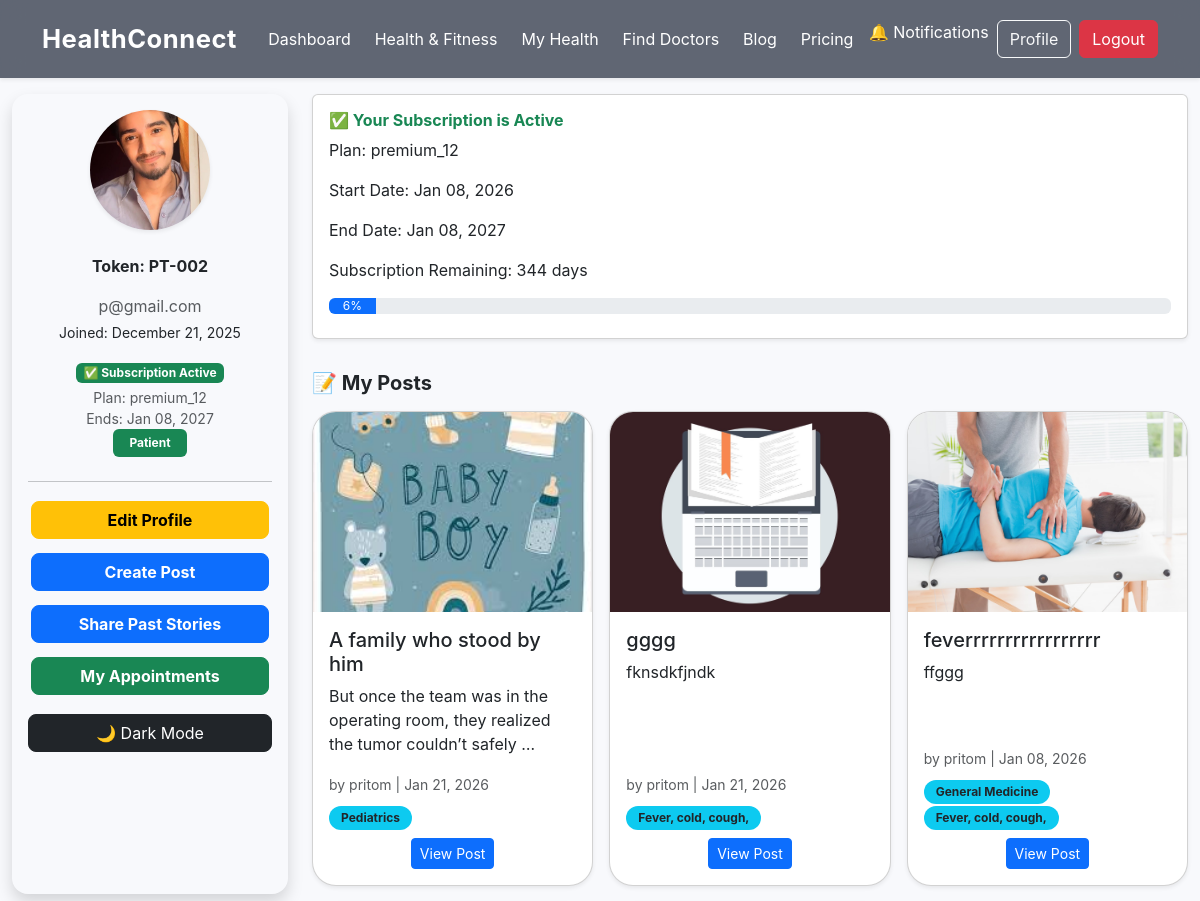
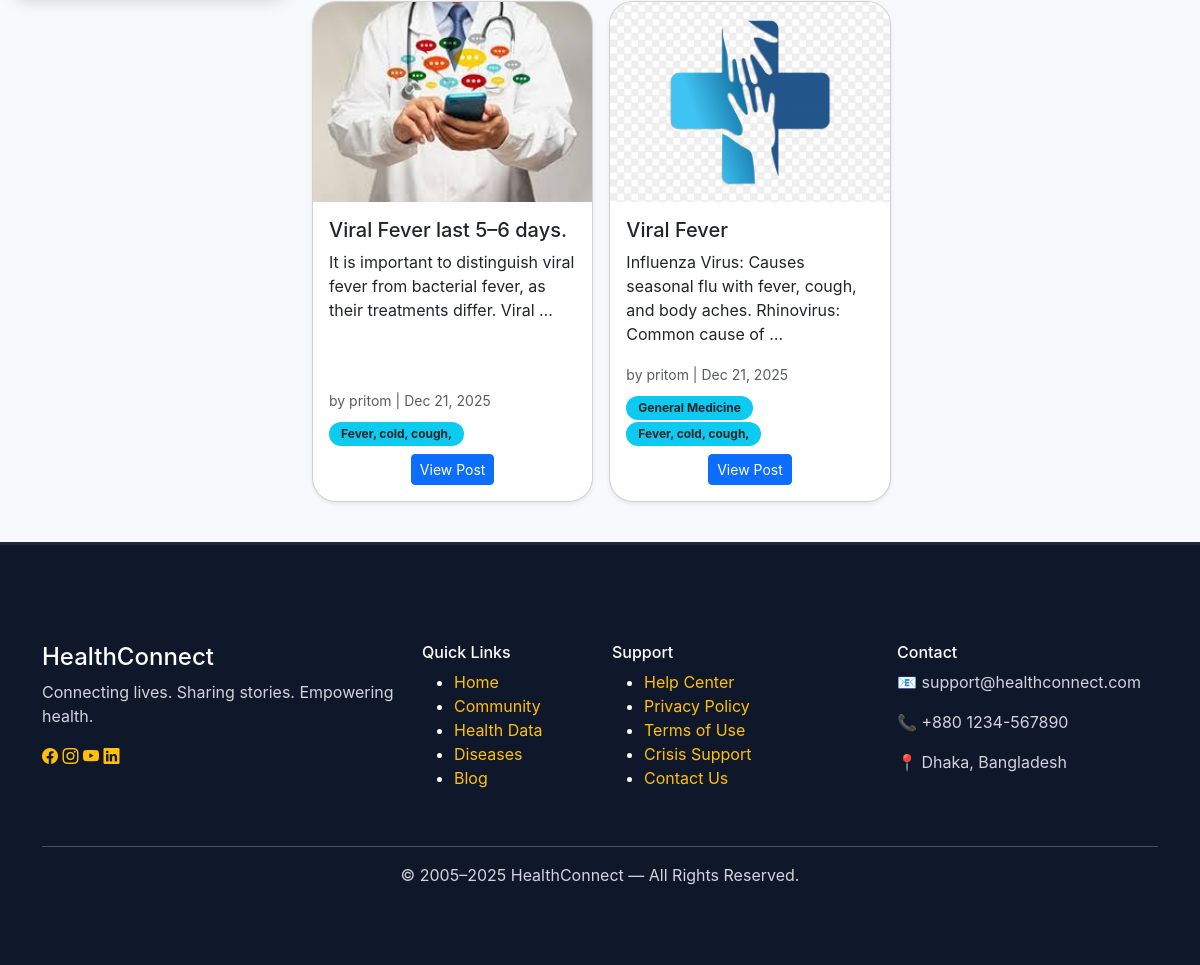
The app's page /accounts/profile/ (signed in) with its own data (2 pictures, top to bottom).
### accounts/models.py (models this page shows, shortened)
class CustomUser(AbstractUser):
    role = models.CharField(
        max_length=20,
        choices=ROLE_CHOICES,
        default="patient"
    )
    first_name = models.CharField(max_length=30, blank=False, null=False)
    last_name = models.CharField(max_length=30, blank=False, null=False)
    degrees = models.CharField(max_length=255, blank=True, null=True)  # e.g. MBBS, FCPS, MD
    position = models.CharField(max_length=100, blank=True, null=True)  # e.g. Professor & Head
    doctor_license = models.CharField(
        max_length=50,
        blank=True,
        null=True
    )
    specialization = models.ManyToManyField(
        "Specialization",
        blank=True,
        help_text="Only for doctors"
    )
    hospital_name = models.CharField(
        max_length=150,
        blank=True,
        null=True
    )
    email = models.EmailField(unique=True)
    about_me = models.TextField(blank=True, null=True)
    phone_number = models.CharField(max_length=20, blank=True, null=True)
    profile_pic = models.ImageField(
        upload_to="profiles/",
        blank=True,
        null=True,
        default="images/doctor.jpg"
    )
    token_id = models.CharField(
        max_length=12,   # Adjust for future growth
        unique=True,
        blank=True,
        editable=False
    )

### subscriptions/models.py (models this page shows, shortened)
class UserSubscription(models.Model):
    user = models.OneToOneField(User, on_delete=models.CASCADE)
    plan = models.ForeignKey(SubscriptionPlan, on_delete=models.SET_NULL, null=True)
    start_date = models.DateTimeField(default=timezone.now)
    end_date = models.DateTimeField(default=timezone.now)
    is_active = models.BooleanField(default=False)

class SubscriptionPlan(models.Model):
    PLAN_CHOICES = (
        ("premium_6", "Premium 6 Months"),
        ("premium_12", "Premium 12 Months"),
    )
    name = models.CharField(max_length=20, choices=PLAN_CHOICES, unique=True)
    price = models.DecimalField(max_digits=8, decimal_places=2)
    duration_months = models.PositiveIntegerField()

### blog/models.py (models this page shows, shortened)
class BlogPost(models.Model):
    author = models.ForeignKey(
        settings.AUTH_USER_MODEL,
        on_delete=models.CASCADE,
        related_name="posts"
    )
    title = models.CharField(max_length=200)
    content = RichTextField(blank=True, null=True)
    description = models.TextField(blank=True, null=True)
    photo = models.ImageField(upload_to="blog_photos/", blank=True, null=True)
    category = models.ManyToManyField(Category)
    urgency_level = models.CharField(
        max_length=10,
        choices=URGENCY_CHOICES,
        default='medium'
    )
    created_at = models.DateTimeField(auto_now_add=True)

### category/models.py (models this page shows, shortened)
class Category(models.Model):
    name = models.CharField(max_length=100, unique=True)
    slug = models.SlugField(unique=True, blank=True)  # blank=True important

### accounts/views.py (the view, shortened to what this page needs)
# urls.py: path("profile/", views.profile_view, name="profile"),
@login_required
def profile_view(request):
    user = request.user
    recent_posts = user.posts.all().order_by('-created_at')[:5]
    recent_comments = Comment.objects.filter(user=user).order_by('-created_at')[:5]
    subscription = UserSubscription.objects.filter(user=user).first()  # fetch even inactive
    remaining_days = None
    progress_percent = None
    now = timezone.now()
    if subscription:
        total_seconds = (subscription.end_date - subscription.start_date).total_seconds()
        remaining_seconds = (subscription.end_date - now).total_seconds()
        remaining_days = max(0, (subscription.end_date - now).days)
        if total_seconds > 0:
            progress_percent = max(0, min(100, 100 - (remaining_seconds / total_seconds) * 100))
        if remaining_days == 0 and subscription.is_active:
            subscription.is_active = False
            subscription.save()
    context = {
        'user': user,
        'recent_posts': recent_posts,
        'recent_comments': recent_comments,
        'subscription': subscription if subscription and subscription.is_active else None,
        'remaining_days': remaining_days,
        'progress_percent': progress_percent,
    }
    return render(request, "accounts/profile.html", context)

### blog/context_processors.py (called while the page is built)
def unread_notifications(request):
    if request.user.is_authenticated:
        return {
            "unread_count": request.user.notifications.filter(is_read=False).count()
        }
    return {"unread_count": 0}

### accounts/templates/accounts/profile.html (shortened to what this page needs)
{% extends "base.html" %}
{% load static %}
{% block content %}
<div class="container-fluid py-3">
  <div class="row g-4">
<div class="col-lg-3 col-md-4">
  <div class="sidebar dash-card shadow p-3 text-center">
    <img src="{% if user.profile_pic %}{{ user.profile_pic.url }}{% else %}{% static 'images/avatar.png' %}{% endif %}"
         class="rounded-circle shadow-sm mb-3" width="120" height="120" style="object-fit: cover;">
    <p><strong>Token: {{ user.token_id }}</strong></p>
    <p class="text-muted mb-1">{{ user.email }}</p>
    <p class="small">Joined: {{ user.date_joined|date:"F j, Y" }}</p>
        {% if subscription %}
          <p class="mt-2 mb-1">
            <span class="badge bg-success fw-bold">
              ✅ Subscription Active
            </span>
          </p>
          <small class="text-muted d-block">
            Plan: {{ subscription.plan.name }}<br>
            Ends: {{ subscription.end_date|date:"M d, Y" }}
          </small>
        {% else %}
          <p class="mt-2 mb-1">
            <span class="badge bg-secondary fw-bold">
              ❌ No Active Subscription
            </span>
          </p>
        {% endif %}
    {% if user.role == "doctor" %}
        <span class="badge bg-primary px-3 py-2 mb-2">Doctor</span>
        <p class="small text-primary">
          <strong>Specialization:</strong>
          {% for spec in user.specialization.all %}
              {{ spec.name }}{% if not forloop.last %}, {% endif %}
          {% empty %}
              <span class="text-muted">Not set</span>
          {% endfor %}
        </p>
        <hr>
        <h6 class="fw-bold text-start">Practice Locations</h6>
        {% for loc in user.doctor_locations.all %}
          <div class="card p-2 mb-2 text-start">
            <strong>{{ loc.name }}</strong><br>
            <small>📍 {{ loc.address }}</small><br>
            <small>🗓 {{ loc.days }}</small><br>
            <small>⏰ {{ loc.start_time }} - {{ loc.end_time }}</small><br>
            <span class="badge bg-info mt-1">
              {{ loc.get_appointment_type_display }}
            </span>
          </div>
        {% empty %}
          <p class="text-muted small text-start">
            No practice locations added.
          </p>
        {% endfor %}
        <a href="{% url 'add_location' %}"
           class="btn btn-outline-primary btn-sm w-100 mt-2">
          ➕ Add Location
        </a>
    {% elif user.role == "analyst" %}
        <span class="badge bg-secondary px-3 py-2 mb-2">Data Analyst</span>
    {% else %}
        <span class="badge bg-success px-3 py-2 mb-2">Patient</span>
    {% endif %}
    <hr>
<div class="d-grid gap-2">
  <a href="{% url 'edit_profile' %}" class="btn btn-warning fw-bold rounded-3 quick-btn">
    Edit Profile
  </a>
  <a href="{% url 'blog_create' %}" class="btn btn-primary fw-bold rounded-3 quick-btn">
    Create Post
  </a>
  <a href="{% url 'add_health_history' %}" class="btn btn-primary fw-bold rounded-3 quick-btn">
    Share Past Stories
  </a>
{% if user.role == 'doctor' %}
  <a href="{% url 'wellness_create' %}"
     class="btn btn-success fw-bold rounded-3 quick-btn">
    Create Health & Fitness
  </a>
  <a href="{% url 'doctor_my_appointment' %}"
     class="btn btn-success fw-bold rounded-3 quick-btn">
    Appointment List
  </a>
{% elif user.role == 'patient' %}
  <a href="{% url 'my_appointments' %}"
     class="btn btn-success fw-bold rounded-3 quick-btn">
    My Appointments
  </a>
{% elif user.role == 'analyst' %}
  <a href="{}"
     class="btn btn-success fw-bold rounded-3 quick-btn">
    Appointment Overview
  </a>
{% endif %}
</div>
    <button id="toggleMode" class="btn btn-dark mt-3 rounded-3 w-100">
      🌙 Dark Mode
    </button>
  </div>
</div>
    <div class="col-lg-9 col-md-8">
      <div class="row mb-4">
        <div class="col-md-12">
          <div class="card shadow-sm p-3">
            {% if subscription %}
              <h6 class="fw-bold text-success">✅ Your Subscription is Active</h6>
              <p>Plan: {{ subscription.plan.name }}</p>
              <p>Start Date: {{ subscription.start_date|date:"M d, Y" }}</p>
              <p>End Date: {{ subscription.end_date|date:"M d, Y" }}</p>
              <p>Subscription Remaining: {{ remaining_days }} days</p>
              <div class="progress mb-2">
                <div class="progress-bar" role="progressbar"
                     style="width: {{ progress_percent }}%;"
                     aria-valuenow="{{ progress_percent }}" aria-valuemin="0" aria-valuemax="100">
                  {{ progress_percent|floatformat:0 }}%
                </div>
              </div>
            {% else %}
              <h6 class="fw-bold text-secondary">❌ No Active Subscription</h6>
              <p>You currently have no active subscription.</p>
              <a href="{% url 'subscription_plans' %}" class="btn btn-primary btn-sm mt-2">View Plans</a>
            {% endif %}
          </div>
        </div>
      </div>
<h5 class="fw-bold mb-3">📝 My Posts</h5>
<div class="row g-3 mb-4">
  {% for post in recent_posts %}
    <div class="col-md-4">
      <div class="card shadow-sm h-100 blog-card" style="transition: transform 0.3s; cursor: pointer;">
        {% if post.pk %}
          <a href="{% url 'blog_detail' post.pk %}">
            {% if post.photo %}
              <img src="{{ post.photo.url }}" class="card-img-top" alt="{{ post.title }}" style="height:200px; object-fit:cover;">
            {% else %}
              <img src="{% static 'default_post.jpg' %}" class="card-img-top" alt="No Image" style="height:200px; object-fit:cover;">
            {% endif %}
          </a>
        {% else %}
          {% if post.photo %}
            <img src="{{ post.photo.url }}" class="card-img-top" alt="{{ post.title }}" style="height:200px; object-fit:cover;">
          {% else %}
            <img src="{% static 'default_post.jpg' %}" class="card-img-top" alt="No Image" style="height:200px; object-fit:cover;">
          {% endif %}
        {% endif %}
        <div class="card-body d-flex flex-column">
          <h5 class="card-title">
            {% if post.pk %}
              <a href="{% url 'blog_detail' post.pk %}" class="text-dark text-decoration-none">
                {{ post.title|truncatechars:30 }}
              </a>
            {% else %}
              {{ post.title|truncatechars:30 }}
            {% endif %}
          </h5>
          <p class="card-text flex-grow-1">{{ post.description|truncatewords:15 }}</p>
          <div class="mt-auto">
            <small class="text-muted">by {{ post.author.username }} | {{ post.created_at|date:"M d, Y" }}</small>
            {% if post.category.exists %}
              <div class="blog-category mt-2">
                {% for cat in post.category.all %}
                  <span class="badge bg-info text-dark me-1">{{ cat.name }}</span>
                {% endfor %}
              </div>
            {% endif %}
            {% if post.pk %}
              <div class="mt-2 text-center">
                <a href="{% url 'blog_detail' post.pk %}" class="btn btn-sm btn-primary">View Post</a>
              </div>
            {% endif %}
          </div>
        </div>
      </div>
    </div>
  {% empty %}
    <p class="text-muted">You have not created any posts yet.</p>
  {% endfor %}
</div>
    </div>
  </div>
</div>
{% endblock %}

### static/css/style.css (style rules this page uses)
body { font-family: 'Inter', sans-serif; background: #f8f9fc; margin: 0; padding: 0; }
* { transition: 0.3s ease; }
.blog-card { background: white; border-radius: 18px; overflow: hidden; transition: .3s; }
.blog-card img { height: 220px; object-fit: cover; }
.btn-warning { border-radius: 50px; }
.blog-card { overflow: hidden; border-radius: 1.5rem; cursor: pointer; transition: transform 0.3s ease, box-shadow 0.3s ease; }

### static/css/profile.css (style rules this page uses)
.dash-card { transition: 0.3s ease-in-out; border-radius: 16px; }
.sidebar { min-height: 100vh; background: rgba(255,255,255,0.05); padding: 20px; border-radius: 16px; }
.sidebar .badge { font-size: 0.75rem; }
.quick-btn { margin: 3px; }

### static/css/bloglist.css (style rules this page uses)
.blog-category .badge { font-size: 0.75rem; padding: 6px 12px; border-radius: 30px; }

### records on screen
CustomUser: profile_pic (picture), token_id "PT-002", email "p@gmail.com", date_joined "December 21, 2025"
UserSubscription: plan.name "premium_12", end_date "Jan 08, 2027", start_date "Jan 08, 2026"
BlogPost: photo (picture), title "A family who stood by him", description "But once the team was in the operating room, they realized the tumor couldn’t safely …", author.username "pritom", created_at "Jan 21, 2026", shows "View Post"
Category: name "Pediatrics"
BlogPost: photo (picture), title "gggg", description "fknsdkfjndk", author.username "pritom", created_at "Jan 21, 2026", shows "View Post"
Category: name "Fever, cold, cough,"
BlogPost: photo (picture), title "feverrrrrrrrrrrrrrrrr", description "ffggg", author.username "pritom", created_at "Jan 08, 2026", shows "View Post"
Category: name "General Medicine"
BlogPost: photo (picture), title "Viral Fever last 5–6 days.", description "It is important to distinguish viral fever from bacterial fever, as their treatments differ. Viral …", author.username "pritom", created_at "Dec 21, 2025", shows "View Post"
BlogPost: photo (picture), title "Viral Fever", description "Influenza Virus: Causes seasonal flu with fever, cough, and body aches. Rhinovirus: Common cause of …", author.username "pritom", created_at "Dec 21, 2025", shows "View Post"

### other values on screen
{{ remaining_days }} "344"
{{ progress_percent|floatformat:0 }} "6"
